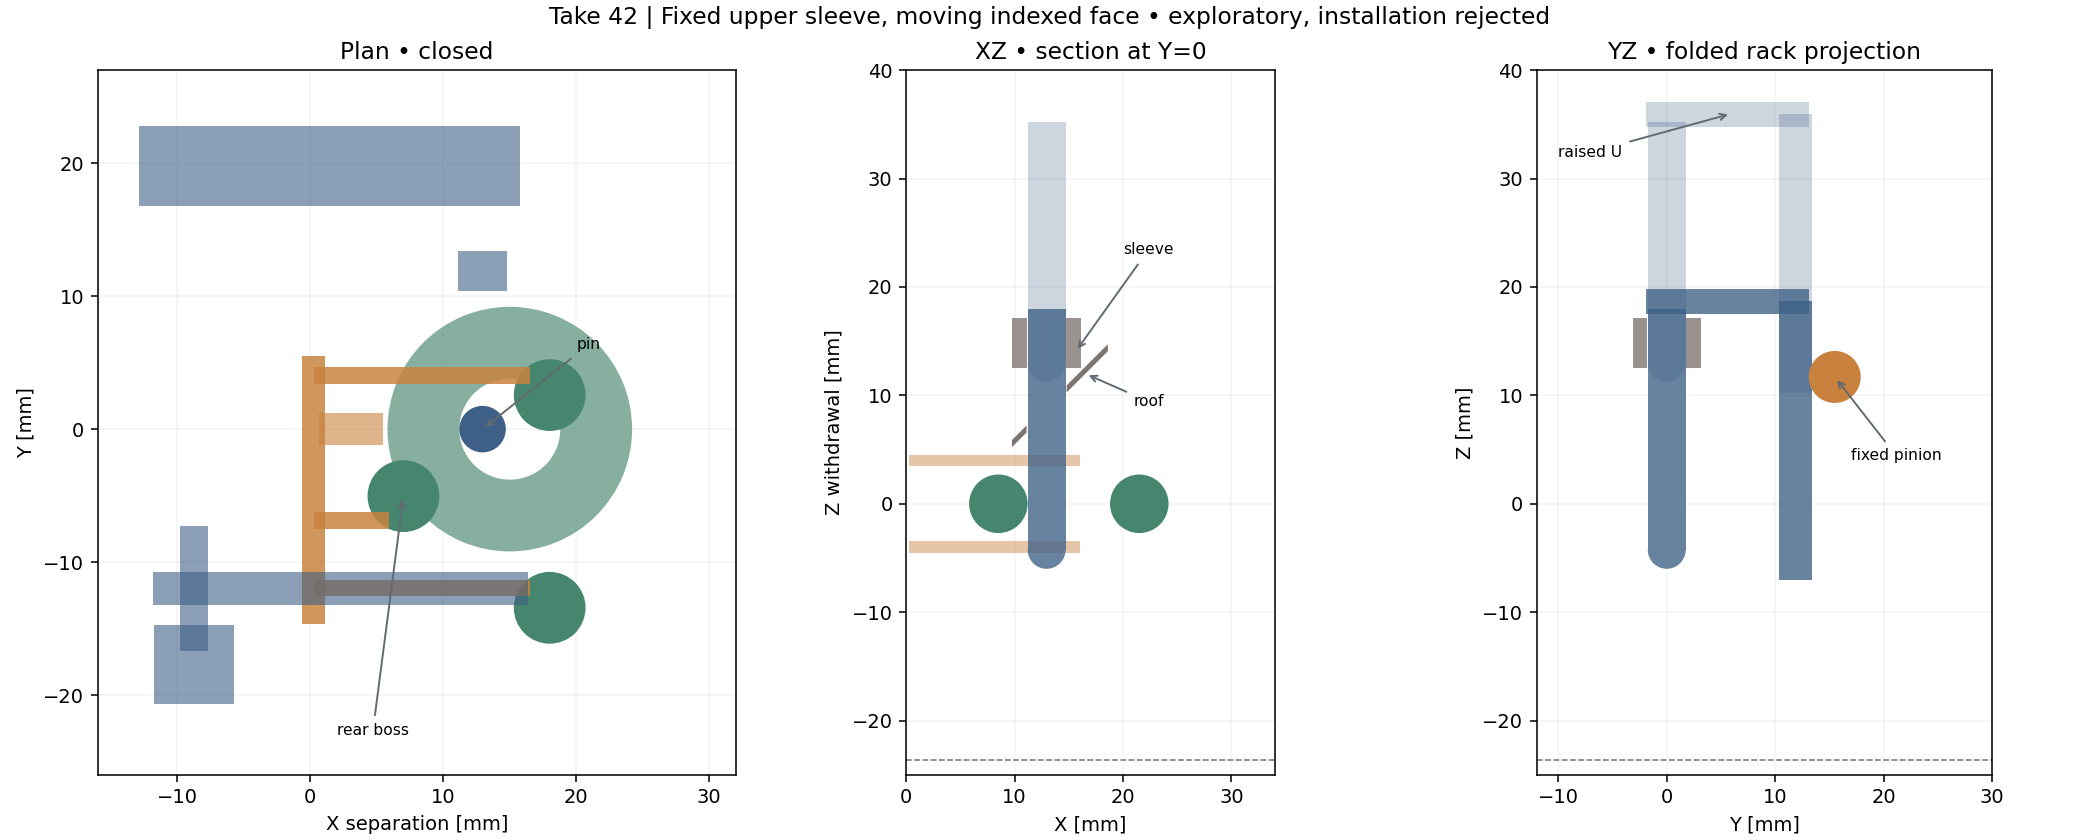

This figure's Python source:
"""Optional drawing (matplotlib); calculations do not depend on it."""
from pathlib import Path
from runpy import run_path
import matplotlib.pyplot as plt
from matplotlib.patches import Rectangle, Circle, Wedge, Polygon
d=run_path(str(Path(__file__).with_name('fixed-z-stage-take42.py')))
globals().update({k:v for k,v in d.items() if not k.startswith('__')})
f,(a,b,c)=plt.subplots(1,3,figsize=(15,6),layout='constrained')
green,blue,orange,grey='#46856e','#3e6086','#c9823e','#7d7370'
def rect(ax,x,y,k,alpha=.78):
    ax.add_patch(Rectangle((x[0],y[0]),x[1]-x[0],y[1]-y[0],fc=k,alpha=alpha,lw=0))
def label(ax,xy,at,msg):ax.annotate(msg,xy,at,fontsize=8,arrowprops=dict(arrowstyle='->',color='#626a72'))
a.add_patch(Wedge((C,0),R+TUBE,0,360,width=2*TUBE,fc=green,alpha=.65))
for v in BS:a.add_patch(Circle(v[:2],TUBE,fc=green))
for s in slide3():
    if s[0].startswith(('tine','face cross-tie','central stripper')):rect(a,proj(s,X),proj(s,Y),orange,.60)
a.add_patch(Circle((XP,0),PIN,fc=blue))
for s in xs()+zs()+pin():
    if s[0] in ('X motor','Z gearmotor','moving rack stock','X screw','X worm wheel'):
        rect(a,proj(s,X),proj(s,Y),blue,.60)
label(a,(7,-5.04),(2,-23),'rear boss');label(a,(XP,0),(20,6),'pin')
a.set(title='Plan • closed',xlim=(-16,32),ylim=(-26,27),xlabel='X separation [mm]',ylabel='Y [mm]')
for x in (C-R,C+R):b.add_patch(Circle((x,0),TUBE,fc=green))
for x in ((9.75,XP-1.85),(XP+1.85,18.60)):
    b.add_patch(Polygon([(v,v-4.53+t) for v,t in ((x[0],0),(x[1],0),(x[1],.65),(x[0],.65))],fc=grey))
for x in ((XP-3.15,XP-1.80),(XP+1.80,XP+3.15)):rect(b,x,(JMIN,JMAX),grey)
for z in (-4.,4.):rect(b,(.3,16.0),(z-.52,z+.52),orange,.45)
for lift,alpha in ((DZ,.26),(0,.78)):
    rect(b,(XP-PIN,XP+PIN),(TIP+PIN+lift,17.95+lift),blue,alpha)
    b.add_patch(Wedge((XP,TIP+PIN+lift),PIN,180,360,fc=blue,alpha=alpha))
    for s in pin(lift):
        if s[0] in ('U pin crossbar','moving rack stock','pin shank'):rect(c,proj(s,Y),proj(s,Z),blue,alpha)
    c.add_patch(Wedge((0,TIP+PIN+lift),PIN,180,360,fc=blue,alpha=alpha))
for y in ((-3.15,-1.80),(1.80,3.15)):rect(c,y,(JMIN,JMAX),grey)
c.add_patch(Circle((15.50,11.70),2.4,fc=orange))
label(c,(15.50,11.70),(17,4),'fixed pinion')
label(c,(6,36),(-10,32),'raised U')
label(b,(15.6,14),(20,23),'sleeve')
label(b,(16.5,12.0),(21,9),'roof')
b.set(title='XZ • section at Y=0',xlim=(0,34),ylim=(-25,40),xlabel='X [mm]',ylabel='Z withdrawal [mm]')
c.set(title='YZ • folded rack projection',xlim=(-12,30),ylim=(-25,40),xlabel='Y [mm]',ylabel='Z [mm]')
for ax in (b,c):ax.axhline(-23.65,color=grey,lw=.8,ls='--')
for ax in (a,b,c):ax.set_aspect('equal');ax.grid(True,alpha=.13);ax.set_axisbelow(True)
f.suptitle('Take 42 | Fixed upper sleeve, moving indexed face • exploratory, installation rejected')
f.savefig(Path(__file__).with_suffix('.png'),dpi=140)
